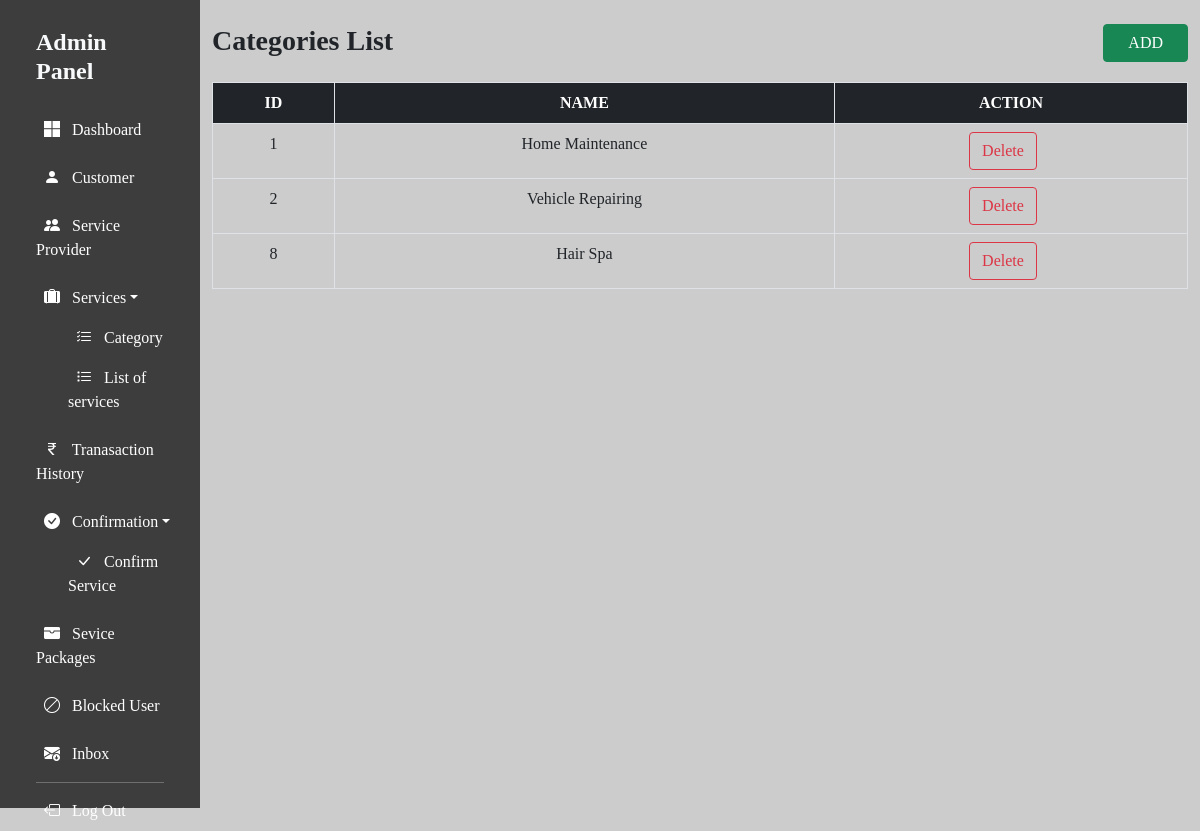
Screenshot of /SuperAdmin/component/category_list.php (signed in) with the database file from the repository.
### tables this page shows
CREATE TABLE `category` (
  `cat_id` int(11) NOT NULL,
  `cat_name` varchar(255) NOT NULL
);

### SuperAdmin/component/category_list.php (the view, shortened to what this page needs)
<!DOCTYPE html>
<html lang="en">
   <head>
      <?php include_once "../includes/header.php"; ?>
   </head>
   <body style="background-color:rgba(128, 128, 128, 0.4)" class="container-fluid">
   <div class="row">
        <?php include_once "../includes/sidenav.php"; ?>
        <div class="col-md-10">
        <div class="row">
            <div class="col-md-6">
                <h3 class="fw-bold mt-4 mb-2">Categories List</h3>
            </div>
            <div class="col-md-6 text-end">
                <button class="btn btn-success px-4 mt-4" id="catBtn">ADD</button>
            </div>
        </div>
        <div class="table-responsive overflow-auto" data-aos="fade-in" style="height:650px">
        <table class="table table-bordered my-3">
            <thead class="bg-dark">
                <tr class="text-white text-center">
                    <th>ID</th>
                    <th>NAME</th>
                    <th>ACTION</th>
                </tr>
            </thead>
            <tbody>
                <?php
                    require_once "..\Database\db_connection.php";
                    $qry = "SELECT * FROM category";
                    $res = $conn->query($qry);
                    if($res->num_rows){
                        while($row = $res->fetch_assoc()){
                            ?>
                                <tr class="text-center">
                                    <td><?php echo $row['cat_id']; ?></td>
                                    <td><?php echo $row['cat_name']; ?></td>
                                    <td>
                                        <a class="btn btn-outline-danger me-3" href="delete_cat.php?id=<?php echo $row['cat_id']; ?>">Delete</a>
                                    </td>
                                </tr>
                            <?php
                        }
                    }
                ?>
            </tbody>
        </table>
        </div>
        </div>
    </div>
</body>
</html>

### SuperAdmin/assets/css/nav.css (style rules this page uses)
* { font-family: Cambria, Cochin, Georgia, Times, 'Times New Roman', serif; }

### SuperAdmin/includes/header.php (style rules this page uses)
body { overflow-y: hidden; }

### rows the page displays
category: cat_id "1", cat_name "Home Maintenance"
category: cat_id "2", cat_name "Vehicle Repairing"
category: cat_id "8", cat_name "Hair Spa"
